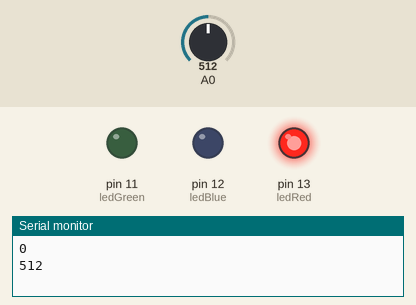
This sketch was run on a simulated Arduino Uno, built with avr-gcc and run on an emulated ATmega328P. On the bench: output pins drawn as LEDs (lit = HIGH), the last lines printed to the serial monitor. The inputs (shaded band) are chosen by the test bench; at power-on: A0 = 512. Random numbers use the default seed unless the sketch sets one.

Above: at 0.1 s.
At 3.6 s:
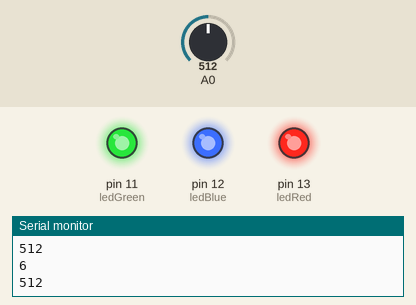
At 9.6 s:
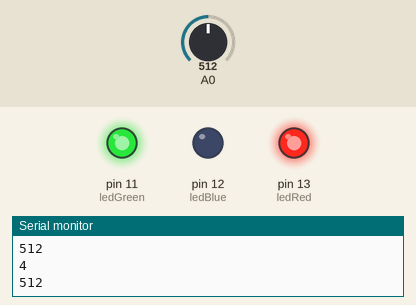
At 19.1 s:
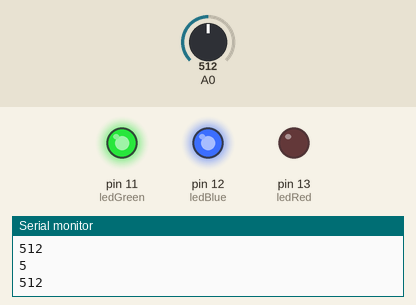
At 28.6 s:
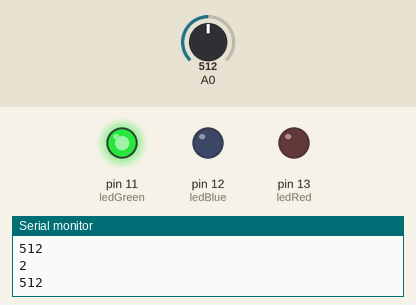
At 39.1 s:
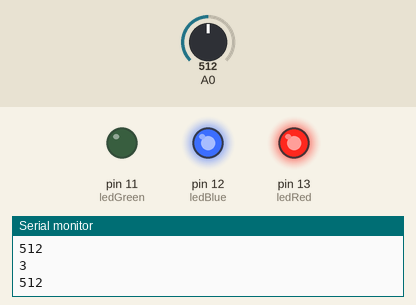
Timing chart, 0 to 40.0 s (numbered marks = the images above):
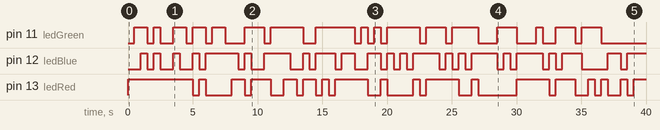

Measured:
- by itself, pin 11 (ledGreen): LOW → HIGH at 0.50 s, → LOW 1.0 s later, → HIGH 0.50 s later, → LOW 0.50 s later, … (34 changes in this stretch)
- by itself, pin 12 (ledBlue): LOW → HIGH at 1.0 s, → LOW 0.50 s later, → HIGH 0.50 s later, → LOW 0.50 s later, … (45 changes in this stretch)
- by itself, pin 13 (ledRed): LOW → HIGH at 0.00 s, → LOW 5.0 s later, → HIGH 0.50 s later, → LOW 0.50 s later, … (35 changes in this stretch)

The sketch:

main3.ino
```cpp
int ledRed = 13;
int ledBlue = 12;
int ledGreen = 11;

const int sleepTime = 500;

void setup() {
    pinMode(ledRed, OUTPUT);
    pinMode(ledBlue, OUTPUT);
    pinMode(ledGreen, OUTPUT);

    randomSeed(analogRead(A0));

    Serial.begin(114000);
}

void loop() {
    int value = random(100) % 7;

    Serial.println(getValue(value));
    Serial.println(debug());

    switch (value) {
        case 0:
            runLed(ledRed, sleepTime);
            break;

        case 1:
            runLed(ledBlue, sleepTime);
            break;

        case 2:
            runLed(ledGreen, sleepTime);
            break;

        case 3:
            runDoubleLed(ledRed, ledBlue, sleepTime);
            break;

        case 4:
            runDoubleLed(ledRed, ledGreen, sleepTime);
            break;

        case 5:
            runDoubleLed(ledBlue, ledGreen, sleepTime);
            break;

        case 6:
            runAll(sleepTime);
            break;
    }
}

void runLed(int led, int sleep) { // Milisecond
    digitalWrite(led, HIGH);
    delay(sleep);
    digitalWrite(led, LOW);
}

void runDoubleLed(int led1, int led2, int sleep) { // Milisecond
    digitalWrite(led1, HIGH);
    digitalWrite(led2, HIGH);

    delay(sleep);

    digitalWrite(led1, LOW);
    digitalWrite(led2, LOW);
}

void runAll(int sleep) {
    digitalWrite(ledRed, HIGH);
    digitalWrite(ledBlue, HIGH);
    digitalWrite(ledGreen, HIGH);

    delay(sleep);

    digitalWrite(ledRed, LOW);
    digitalWrite(ledBlue, LOW);
    digitalWrite(ledGreen, LOW);
}

int getValue(int value) {
    return value;
}

int debug() {
    return analogRead(A0);
}
```
